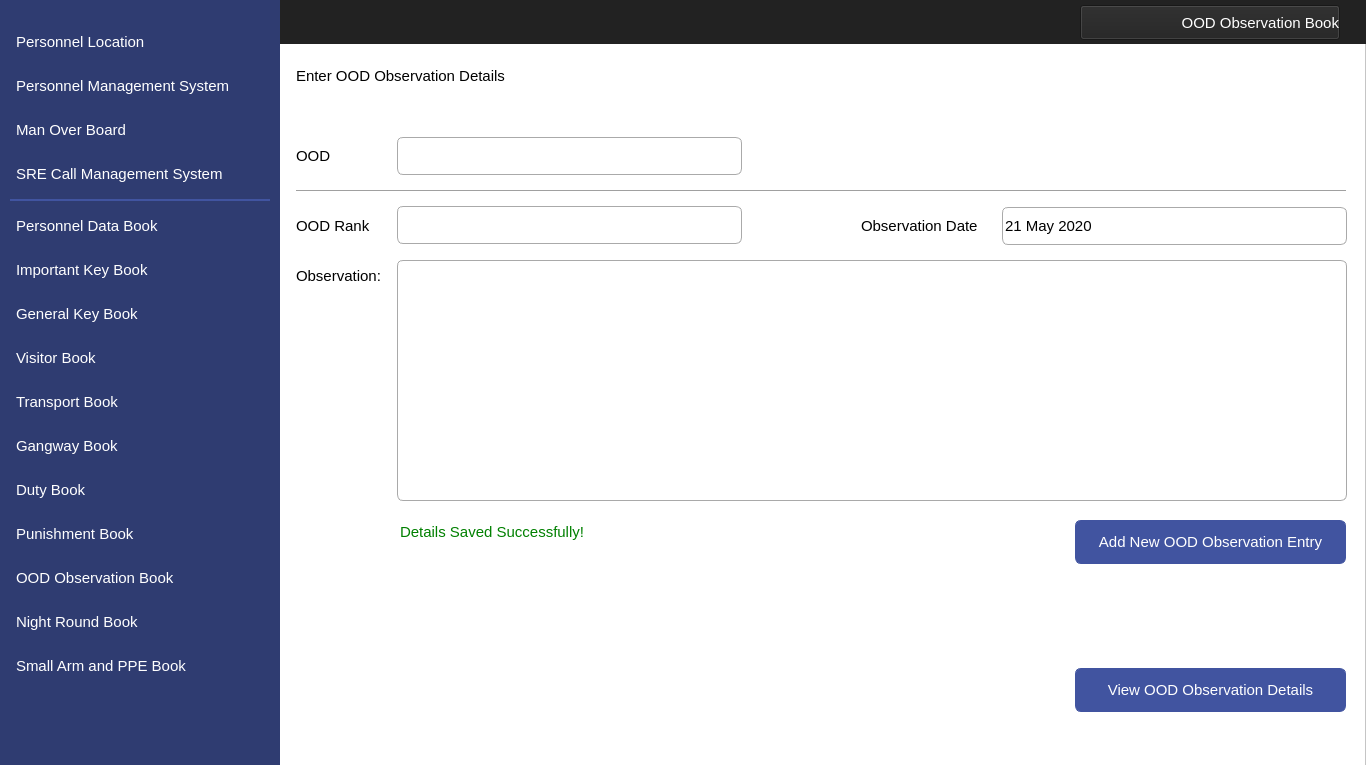
<?xml version="1.0" encoding="UTF-8"?>
<ui version="4.0">
 <class>MainWindow</class>
 <widget class="QMainWindow" name="MainWindow">
  <property name="geometry">
   <rect>
    <x>0</x>
    <y>0</y>
    <width>1366</width>
    <height>765</height>
   </rect>
  </property>
  <property name="windowTitle">
   <string>MainWindow</string>
  </property>
  <widget class="QWidget" name="centralwidget">
   <widget class="QFrame" name="frame">
    <property name="geometry">
     <rect>
      <x>0</x>
      <y>0</y>
      <width>1366</width>
      <height>768</height>
     </rect>
    </property>
    <property name="styleSheet">
     <string notr="true">background-color: #ffffff</string>
    </property>
    <property name="frameShape">
     <enum>QFrame::StyledPanel</enum>
    </property>
    <property name="frameShadow">
     <enum>QFrame::Raised</enum>
    </property>
    <widget class="QLabel" name="label">
     <property name="geometry">
      <rect>
       <x>0</x>
       <y>0</y>
       <width>280</width>
       <height>768</height>
      </rect>
     </property>
     <property name="styleSheet">
      <string notr="true">background-image: url(null);
background-color:#2F3C71;</string>
     </property>
     <property name="text">
      <string/>
     </property>
    </widget>
    <widget class="QLabel" name="label_2">
     <property name="geometry">
      <rect>
       <x>0</x>
       <y>0</y>
       <width>1366</width>
       <height>44</height>
      </rect>
     </property>
     <property name="styleSheet">
      <string notr="true">background-image: url(null);
background-color:#222222;</string>
     </property>
     <property name="text">
      <string/>
     </property>
    </widget>
    <widget class="QPushButton" name="navViewOODObservationDetails">
     <property name="geometry">
      <rect>
       <x>1075</x>
       <y>668</y>
       <width>271</width>
       <height>44</height>
      </rect>
     </property>
     <property name="font">
      <font>
       <family>Segoe UI</family>
       <pointsize>11</pointsize>
      </font>
     </property>
     <property name="cursor">
      <cursorShape>PointingHandCursor</cursorShape>
     </property>
     <property name="styleSheet">
      <string notr="true">QPushButton
{
    color: #ffffff;
    background-color:#4154A0;
    border-width: 1px;
    border-color: #4154A0;
    border-style: solid;
    border-radius: 6;
    padding: 3px;
    font-size: 11pt;
    padding-left: 5px;
    padding-right: 5px;
    min-width: 40px;
}

QPushButton:hover
{
    background-color:#384889
}
QPushButton:pressed
{
    background-color: #384889;
 	border-width: 3px;
    border-color: #5C70BC;
    border-style: solid;
    border-radius: 6;

}</string>
     </property>
     <property name="text">
      <string>View OOD Observation Details</string>
     </property>
     <property name="icon">
      <iconset resource="../IconResource.qrc">
       <normaloff>:/images/viewDetails.png</normaloff>:/images/viewDetails.png</iconset>
     </property>
     <property name="iconSize">
      <size>
       <width>25</width>
       <height>25</height>
      </size>
     </property>
    </widget>
    <widget class="QLabel" name="label_4">
     <property name="geometry">
      <rect>
       <x>10</x>
       <y>199</y>
       <width>260</width>
       <height>2</height>
      </rect>
     </property>
     <property name="styleSheet">
      <string notr="true">background-color:#4154A0;</string>
     </property>
     <property name="text">
      <string/>
     </property>
    </widget>
    <widget class="QPushButton" name="navViewMOB">
     <property name="geometry">
      <rect>
       <x>10</x>
       <y>108</y>
       <width>260</width>
       <height>44</height>
      </rect>
     </property>
     <property name="font">
      <font>
       <family>Segoe UI</family>
       <pointsize>11</pointsize>
      </font>
     </property>
     <property name="cursor">
      <cursorShape>PointingHandCursor</cursorShape>
     </property>
     <property name="styleSheet">
      <string notr="true">QPushButton 
{
    text-align: left;
    color: #ffffff;
    background-color:#2F3C71;
    border-width: 1px;
    border-color: #2F3C71;
    border-style: solid;
    border-radius: 6;
    padding: 3px;
    font-size: 11pt;
    padding-left: 5px;
    padding-right: 5px;
    min-width: 40px;
}

QPushButton:hover
{
    background-color:#4154A0;
}
QPushButton:pressed
{
    background-color: #384889;
 	border-width: 3px;
    border-color: #5C70BC;
    border-style: solid;
    border-radius: 6;

}</string>
     </property>
     <property name="text">
      <string>Man Over Board</string>
     </property>
     <property name="icon">
      <iconset resource="../IconResource.qrc">
       <normaloff>:/images/mob.png</normaloff>:/images/mob.png</iconset>
     </property>
     <property name="iconSize">
      <size>
       <width>32</width>
       <height>32</height>
      </size>
     </property>
     <property name="flat">
      <bool>false</bool>
     </property>
    </widget>
    <widget class="QPushButton" name="navViewLocation">
     <property name="geometry">
      <rect>
       <x>10</x>
       <y>20</y>
       <width>260</width>
       <height>44</height>
      </rect>
     </property>
     <property name="font">
      <font>
       <family>Segoe UI</family>
       <pointsize>11</pointsize>
      </font>
     </property>
     <property name="cursor">
      <cursorShape>PointingHandCursor</cursorShape>
     </property>
     <property name="styleSheet">
      <string notr="true">QPushButton 
{
    text-align: left;
    color: #ffffff;
    background-color:#2F3C71;
    border-width: 1px;
    border-color: #2F3C71;
    border-style: solid;
    border-radius: 6;
    padding: 3px;
    font-size: 11pt;
    padding-left: 5px;
    padding-right: 5px;
    min-width: 40px;
}

QPushButton:hover
{
    background-color:#4154A0;
}
QPushButton:pressed
{
    background-color: #384889;
 	border-width: 3px;
    border-color: #5C70BC;
    border-style: solid;
    border-radius: 6;

}</string>
     </property>
     <property name="text">
      <string>Personnel Location</string>
     </property>
     <property name="icon">
      <iconset resource="../IconResource.qrc">
       <normaloff>:/images/locate.png</normaloff>:/images/locate.png</iconset>
     </property>
     <property name="iconSize">
      <size>
       <width>25</width>
       <height>25</height>
      </size>
     </property>
     <property name="flat">
      <bool>false</bool>
     </property>
    </widget>
    <widget class="QPushButton" name="navViewManagement">
     <property name="geometry">
      <rect>
       <x>10</x>
       <y>64</y>
       <width>260</width>
       <height>44</height>
      </rect>
     </property>
     <property name="font">
      <font>
       <family>Segoe UI</family>
       <pointsize>11</pointsize>
      </font>
     </property>
     <property name="cursor">
      <cursorShape>PointingHandCursor</cursorShape>
     </property>
     <property name="styleSheet">
      <string notr="true">QPushButton 
{
    text-align: left;
    color: #ffffff;
    background-color:#2F3C71;
    border-width: 1px;
    border-color: #2F3C71;
    border-style: solid;
    border-radius: 6;
    padding: 3px;
    font-size: 11pt;
    padding-left: 5px;
    padding-right: 5px;
    min-width: 40px;
}

QPushButton:hover
{
    background-color:#4154A0;
}
QPushButton:pressed
{
    background-color: #384889;
 	border-width: 3px;
    border-color: #5C70BC;
    border-style: solid;
    border-radius: 6;

}</string>
     </property>
     <property name="text">
      <string>Personnel Management System</string>
     </property>
     <property name="icon">
      <iconset resource="../IconResource.qrc">
       <normaloff>:/images/personnel.png</normaloff>:/images/personnel.png</iconset>
     </property>
     <property name="iconSize">
      <size>
       <width>32</width>
       <height>32</height>
      </size>
     </property>
     <property name="flat">
      <bool>false</bool>
     </property>
    </widget>
    <widget class="QPushButton" name="navViewCMS">
     <property name="geometry">
      <rect>
       <x>10</x>
       <y>152</y>
       <width>260</width>
       <height>44</height>
      </rect>
     </property>
     <property name="font">
      <font>
       <family>Segoe UI</family>
       <pointsize>11</pointsize>
      </font>
     </property>
     <property name="cursor">
      <cursorShape>PointingHandCursor</cursorShape>
     </property>
     <property name="styleSheet">
      <string notr="true">QPushButton 
{
    text-align: left;
    color: #ffffff;
    background-color:#2F3C71;
    border-width: 1px;
    border-color: #2F3C71;
    border-style: solid;
    border-radius: 6;
    padding: 3px;
    font-size: 11pt;
    padding-left: 5px;
    padding-right: 5px;
    min-width: 40px;
}

QPushButton:hover
{
    background-color:#4154A0;
}
QPushButton:pressed
{
    background-color: #384889;
 	border-width: 3px;
    border-color: #5C70BC;
    border-style: solid;
    border-radius: 6;

}</string>
     </property>
     <property name="text">
      <string>SRE Call Management System</string>
     </property>
     <property name="icon">
      <iconset resource="../IconResource.qrc">
       <normaloff>:/images/sreCall.png</normaloff>:/images/sreCall.png</iconset>
     </property>
     <property name="iconSize">
      <size>
       <width>25</width>
       <height>25</height>
      </size>
     </property>
     <property name="flat">
      <bool>false</bool>
     </property>
    </widget>
    <widget class="QLabel" name="label_6">
     <property name="geometry">
      <rect>
       <x>296</x>
       <y>60</y>
       <width>221</width>
       <height>31</height>
      </rect>
     </property>
     <property name="font">
      <font>
       <family>Segoe UI</family>
       <pointsize>11</pointsize>
      </font>
     </property>
     <property name="layoutDirection">
      <enum>Qt::LeftToRight</enum>
     </property>
     <property name="styleSheet">
      <string notr="true">color: #000000;
background-color:#ffffff;
font-size: 11pt</string>
     </property>
     <property name="text">
      <string>Enter OOD Observation Details</string>
     </property>
     <property name="alignment">
      <set>Qt::AlignLeading|Qt::AlignLeft|Qt::AlignVCenter</set>
     </property>
    </widget>
    <widget class="QLabel" name="label_7">
     <property name="geometry">
      <rect>
       <x>296</x>
       <y>140</y>
       <width>101</width>
       <height>31</height>
      </rect>
     </property>
     <property name="font">
      <font>
       <family>Segoe UI</family>
       <pointsize>11</pointsize>
      </font>
     </property>
     <property name="layoutDirection">
      <enum>Qt::LeftToRight</enum>
     </property>
     <property name="styleSheet">
      <string notr="true">color: #000000;
background-color:#ffffff;
font-size: 11pt</string>
     </property>
     <property name="text">
      <string>OOD</string>
     </property>
     <property name="alignment">
      <set>Qt::AlignLeading|Qt::AlignLeft|Qt::AlignVCenter</set>
     </property>
    </widget>
    <widget class="QLabel" name="label_8">
     <property name="geometry">
      <rect>
       <x>296</x>
       <y>210</y>
       <width>101</width>
       <height>31</height>
      </rect>
     </property>
     <property name="font">
      <font>
       <family>Segoe UI</family>
       <pointsize>11</pointsize>
      </font>
     </property>
     <property name="layoutDirection">
      <enum>Qt::LeftToRight</enum>
     </property>
     <property name="styleSheet">
      <string notr="true">color: #000000;
background-color:#ffffff;
font-size: 11pt</string>
     </property>
     <property name="text">
      <string>OOD Rank</string>
     </property>
     <property name="alignment">
      <set>Qt::AlignLeading|Qt::AlignLeft|Qt::AlignVCenter</set>
     </property>
    </widget>
    <widget class="QLabel" name="label_9">
     <property name="geometry">
      <rect>
       <x>861</x>
       <y>210</y>
       <width>141</width>
       <height>31</height>
      </rect>
     </property>
     <property name="font">
      <font>
       <family>Segoe UI</family>
       <pointsize>11</pointsize>
      </font>
     </property>
     <property name="layoutDirection">
      <enum>Qt::LeftToRight</enum>
     </property>
     <property name="styleSheet">
      <string notr="true">color: #000000;
background-color:#ffffff;
font-size: 11pt</string>
     </property>
     <property name="text">
      <string>Observation Date</string>
     </property>
     <property name="alignment">
      <set>Qt::AlignLeading|Qt::AlignLeft|Qt::AlignVCenter</set>
     </property>
    </widget>
    <widget class="QLabel" name="label_13">
     <property name="geometry">
      <rect>
       <x>296</x>
       <y>190</y>
       <width>1050</width>
       <height>1</height>
      </rect>
     </property>
     <property name="styleSheet">
      <string notr="true">background-color:#A0A0A0;</string>
     </property>
     <property name="text">
      <string/>
     </property>
    </widget>
    <widget class="QLabel" name="label_12">
     <property name="geometry">
      <rect>
       <x>296</x>
       <y>260</y>
       <width>101</width>
       <height>31</height>
      </rect>
     </property>
     <property name="font">
      <font>
       <family>Segoe UI</family>
       <pointsize>11</pointsize>
      </font>
     </property>
     <property name="layoutDirection">
      <enum>Qt::LeftToRight</enum>
     </property>
     <property name="styleSheet">
      <string notr="true">color: #000000;
background-color:#ffffff;
font-size: 11pt</string>
     </property>
     <property name="text">
      <string>Observation:</string>
     </property>
     <property name="alignment">
      <set>Qt::AlignLeading|Qt::AlignLeft|Qt::AlignVCenter</set>
     </property>
    </widget>
    <widget class="QPlainTextEdit" name="txtObservation">
     <property name="enabled">
      <bool>true</bool>
     </property>
     <property name="geometry">
      <rect>
       <x>397</x>
       <y>260</y>
       <width>950</width>
       <height>241</height>
      </rect>
     </property>
     <property name="font">
      <font>
       <family>Segoe UI</family>
       <pointsize>11</pointsize>
      </font>
     </property>
     <property name="styleSheet">
      <string notr="true">QPlainTextEdit{
border: 1px;
border-radius:6;
padding: 3;
border-color: darkgray;
border-style: solid;
background-color: palette(base);
}

 QPlainTextEdit:hover{
	 border:1px solid #000;	
}
  QPlainTextEdit:focus{
    border-color:dodgerBlue;
  }</string>
     </property>
    </widget>
    <widget class="QComboBox" name="cboxSelectOOD">
     <property name="geometry">
      <rect>
       <x>397</x>
       <y>137</y>
       <width>345</width>
       <height>38</height>
      </rect>
     </property>
     <property name="font">
      <font>
       <family>Segoe UI</family>
       <pointsize>11</pointsize>
       <kerning>true</kerning>
      </font>
     </property>
     <property name="cursor">
      <cursorShape>PointingHandCursor</cursorShape>
     </property>
     <property name="styleSheet">
      <string notr="true">QComboBox{ border-width: 1px;
 border-color: #aaa;
 border-style: solid;
border-radius:6; 
}

QComboBox::drop-down:button{
background-color:transparent;
}
QComboBox::down-arrow {
 
    image: url(C:/Users/home/Desktop/IndoorPoistionInterfaces/InterfaceIcons/dropDown.png);
    width: 25px;
    height: 9px;
}
QComboBox:hover{
	 border:1px solid #000;	
 	transition:.3s;
}
  QComboBox:focus{
    border-color:dodgerBlue;
    box-shadow:0 0 8px 0 dodgerBlue;
  }
</string>
     </property>
     <property name="frame">
      <bool>true</bool>
     </property>
    </widget>
    <widget class="QDateEdit" name="dtObservationDate">
     <property name="geometry">
      <rect>
       <x>1002</x>
       <y>207</y>
       <width>345</width>
       <height>38</height>
      </rect>
     </property>
     <property name="font">
      <font>
       <family>Segoe UI</family>
       <pointsize>11</pointsize>
      </font>
     </property>
     <property name="styleSheet">
      <string notr="true">QDateEdit{ 
border-width: 1px;
border-color: #aaa;
border-style: solid;
border-radius:6; 
}
QDateEdit:hover{
border:1px solid #000;	
transition:.3s;
}
QDateEdit:focus{
border-color:dodgerBlue;
box-shadow:0 0 8px 0 dodgerBlue;
}
QDateEdit::drop-down:button{
background-color:transparent;
}
QDateEdit::down-arrow {
 
    image: url(C:/Users/home/Desktop/IndoorPoistionInterfaces/InterfaceIcons/dropDown.png);
    width: 25px;
    height: 9px;
}

QCalendarWidget QToolButton {
font-family: Segoe UI;
height: 30px;
width: 60px;
color:#000;
font-size: 9pt;
icon-size: 25px, 25px;
}
QCalendarWidget QMenu {
width: 130px;
left: 20px;
color: #000;
font-size: 9pt;
background-color: #fff;
selection-color:#fff;
selection-background-color:#0164E9;
}

</string>
     </property>
     <property name="frame">
      <bool>true</bool>
     </property>
     <property name="buttonSymbols">
      <enum>QAbstractSpinBox::NoButtons</enum>
     </property>
     <property name="calendarPopup">
      <bool>true</bool>
     </property>
     <property name="date">
      <date>
       <year>2020</year>
       <month>5</month>
       <day>21</day>
      </date>
     </property>
    </widget>
    <widget class="QPushButton" name="navAddOODObservation">
     <property name="geometry">
      <rect>
       <x>1075</x>
       <y>520</y>
       <width>271</width>
       <height>44</height>
      </rect>
     </property>
     <property name="font">
      <font>
       <family>Segoe UI</family>
       <pointsize>11</pointsize>
      </font>
     </property>
     <property name="cursor">
      <cursorShape>PointingHandCursor</cursorShape>
     </property>
     <property name="styleSheet">
      <string notr="true">QPushButton
{
    color: #ffffff;
    background-color:#4154A0;
    border-width: 1px;
    border-color: #4154A0;
    border-style: solid;
    border-radius: 6;
    padding: 3px;
    font-size: 11pt;
    padding-left: 5px;
    padding-right: 5px;
    min-width: 40px;
}

QPushButton:hover
{
    background-color:#384889
}
QPushButton:pressed
{
    background-color: #384889;
 	border-width: 3px;
    border-color: #5C70BC;
    border-style: solid;
    border-radius: 6;

}</string>
     </property>
     <property name="text">
      <string>Add New OOD Observation Entry</string>
     </property>
     <property name="icon">
      <iconset resource="../IconResource.qrc">
       <normaloff>:/images/add.png</normaloff>:/images/add.png</iconset>
     </property>
     <property name="iconSize">
      <size>
       <width>25</width>
       <height>25</height>
      </size>
     </property>
    </widget>
    <widget class="QPushButton" name="pushButton">
     <property name="enabled">
      <bool>true</bool>
     </property>
     <property name="geometry">
      <rect>
       <x>1080</x>
       <y>5</y>
       <width>260</width>
       <height>35</height>
      </rect>
     </property>
     <property name="font">
      <font>
       <family>Segoe UI</family>
       <pointsize>11</pointsize>
      </font>
     </property>
     <property name="styleSheet">
      <string notr="true"> text-align: right;
    color: #ffffff;
    background-color:#222222;</string>
     </property>
     <property name="text">
      <string>OOD Observation Book</string>
     </property>
     <property name="icon">
      <iconset resource="../IconResource.qrc">
       <normaloff>:/images/oodObserve.png</normaloff>:/images/oodObserve.png</iconset>
     </property>
     <property name="iconSize">
      <size>
       <width>32</width>
       <height>32</height>
      </size>
     </property>
    </widget>
    <widget class="QLabel" name="label_15">
     <property name="enabled">
      <bool>true</bool>
     </property>
     <property name="geometry">
      <rect>
       <x>400</x>
       <y>510</y>
       <width>361</width>
       <height>44</height>
      </rect>
     </property>
     <property name="font">
      <font>
       <family>Segoe UI</family>
       <pointsize>11</pointsize>
      </font>
     </property>
     <property name="layoutDirection">
      <enum>Qt::LeftToRight</enum>
     </property>
     <property name="styleSheet">
      <string notr="true">color: green;
background-color:#ffffff;
font-size: 11pt</string>
     </property>
     <property name="text">
      <string>Details Saved Successfully!</string>
     </property>
     <property name="alignment">
      <set>Qt::AlignLeading|Qt::AlignLeft|Qt::AlignVCenter</set>
     </property>
    </widget>
    <widget class="QPushButton" name="pushButton_2">
     <property name="enabled">
      <bool>true</bool>
     </property>
     <property name="geometry">
      <rect>
       <x>296</x>
       <y>627</y>
       <width>251</width>
       <height>181</height>
      </rect>
     </property>
     <property name="styleSheet">
      <string notr="true"> border:1px solid #fff;
    border-radius:4px;
    outline:none;</string>
     </property>
     <property name="text">
      <string/>
     </property>
     <property name="icon">
      <iconset resource="../IconResource.qrc">
       <normaloff>:/images/logoMTIP.png</normaloff>:/images/logoMTIP.png</iconset>
     </property>
     <property name="iconSize">
      <size>
       <width>200</width>
       <height>200</height>
      </size>
     </property>
    </widget>
    <widget class="QPushButton" name="navViewPPE">
     <property name="geometry">
      <rect>
       <x>10</x>
       <y>644</y>
       <width>260</width>
       <height>44</height>
      </rect>
     </property>
     <property name="font">
      <font>
       <family>Segoe UI</family>
       <pointsize>11</pointsize>
      </font>
     </property>
     <property name="cursor">
      <cursorShape>PointingHandCursor</cursorShape>
     </property>
     <property name="styleSheet">
      <string notr="true">QPushButton 
{
    text-align: left;
    color: #ffffff;
    background-color:#2F3C71;
    border-width: 1px;
    border-color: #2F3C71;
    border-style: solid;
    border-radius: 6;
    padding: 3px;
    font-size: 11pt;
    padding-left: 5px;
    padding-right: 5px;
    min-width: 40px;
}

QPushButton:hover
{
    background-color:#4154A0;
}
QPushButton:pressed
{
    background-color: #384889;
 	border-width: 3px;
    border-color: #5C70BC;
    border-style: solid;
    border-radius: 6;

}</string>
     </property>
     <property name="text">
      <string>Small Arm and PPE Book</string>
     </property>
     <property name="icon">
      <iconset resource="../IconResource.qrc">
       <normaloff>:/images/armPPE.png</normaloff>:/images/armPPE.png</iconset>
     </property>
     <property name="iconSize">
      <size>
       <width>25</width>
       <height>25</height>
      </size>
     </property>
     <property name="flat">
      <bool>false</bool>
     </property>
    </widget>
    <widget class="QPushButton" name="navViewDuty">
     <property name="geometry">
      <rect>
       <x>10</x>
       <y>468</y>
       <width>260</width>
       <height>44</height>
      </rect>
     </property>
     <property name="font">
      <font>
       <family>Segoe UI</family>
       <pointsize>11</pointsize>
      </font>
     </property>
     <property name="cursor">
      <cursorShape>PointingHandCursor</cursorShape>
     </property>
     <property name="styleSheet">
      <string notr="true">QPushButton 
{
    text-align: left;
    color: #ffffff;
    background-color:#2F3C71;
    border-width: 1px;
    border-color: #2F3C71;
    border-style: solid;
    border-radius: 6;
    padding: 3px;
    font-size: 11pt;
    padding-left: 5px;
    padding-right: 5px;
    min-width: 40px;
}

QPushButton:hover
{
    background-color:#4154A0;
}
QPushButton:pressed
{
    background-color: #384889;
 	border-width: 3px;
    border-color: #5C70BC;
    border-style: solid;
    border-radius: 6;

}</string>
     </property>
     <property name="text">
      <string>Duty Book</string>
     </property>
     <property name="icon">
      <iconset resource="../IconResource.qrc">
       <normaloff>:/images/duty.png</normaloff>:/images/duty.png</iconset>
     </property>
     <property name="iconSize">
      <size>
       <width>25</width>
       <height>25</height>
      </size>
     </property>
     <property name="flat">
      <bool>false</bool>
     </property>
    </widget>
    <widget class="QPushButton" name="navViewGangway">
     <property name="geometry">
      <rect>
       <x>10</x>
       <y>424</y>
       <width>260</width>
       <height>44</height>
      </rect>
     </property>
     <property name="font">
      <font>
       <family>Segoe UI</family>
       <pointsize>11</pointsize>
      </font>
     </property>
     <property name="cursor">
      <cursorShape>PointingHandCursor</cursorShape>
     </property>
     <property name="styleSheet">
      <string notr="true">QPushButton 
{
    text-align: left;
    color: #ffffff;
    background-color:#2F3C71;
    border-width: 1px;
    border-color: #2F3C71;
    border-style: solid;
    border-radius: 6;
    padding: 3px;
    font-size: 11pt;
    padding-left: 5px;
    padding-right: 5px;
    min-width: 40px;
}

QPushButton:hover
{
    background-color:#4154A0;
}
QPushButton:pressed
{
    background-color: #384889;
 	border-width: 3px;
    border-color: #5C70BC;
    border-style: solid;
    border-radius: 6;

}</string>
     </property>
     <property name="text">
      <string>Gangway Book</string>
     </property>
     <property name="icon">
      <iconset resource="../IconResource.qrc">
       <normaloff>:/images/gangway.png</normaloff>:/images/gangway.png</iconset>
     </property>
     <property name="iconSize">
      <size>
       <width>25</width>
       <height>25</height>
      </size>
     </property>
     <property name="flat">
      <bool>false</bool>
     </property>
    </widget>
    <widget class="QPushButton" name="navViewPunishment">
     <property name="geometry">
      <rect>
       <x>10</x>
       <y>512</y>
       <width>260</width>
       <height>44</height>
      </rect>
     </property>
     <property name="font">
      <font>
       <family>Segoe UI</family>
       <pointsize>11</pointsize>
      </font>
     </property>
     <property name="cursor">
      <cursorShape>PointingHandCursor</cursorShape>
     </property>
     <property name="styleSheet">
      <string notr="true">QPushButton 
{
    text-align: left;
    color: #ffffff;
    background-color:#2F3C71;
    border-width: 1px;
    border-color: #2F3C71;
    border-style: solid;
    border-radius: 6;
    padding: 3px;
    font-size: 11pt;
    padding-left: 5px;
    padding-right: 5px;
    min-width: 40px;
}

QPushButton:hover
{
    background-color:#4154A0;
}
QPushButton:pressed
{
    background-color: #384889;
 	border-width: 3px;
    border-color: #5C70BC;
    border-style: solid;
    border-radius: 6;

}</string>
     </property>
     <property name="text">
      <string>Punishment Book</string>
     </property>
     <property name="icon">
      <iconset resource="../IconResource.qrc">
       <normaloff>:/images/punishment.png</normaloff>:/images/punishment.png</iconset>
     </property>
     <property name="iconSize">
      <size>
       <width>25</width>
       <height>25</height>
      </size>
     </property>
     <property name="flat">
      <bool>false</bool>
     </property>
    </widget>
    <widget class="QPushButton" name="navViewGenKey">
     <property name="geometry">
      <rect>
       <x>10</x>
       <y>292</y>
       <width>260</width>
       <height>44</height>
      </rect>
     </property>
     <property name="font">
      <font>
       <family>Segoe UI</family>
       <pointsize>11</pointsize>
      </font>
     </property>
     <property name="cursor">
      <cursorShape>PointingHandCursor</cursorShape>
     </property>
     <property name="styleSheet">
      <string notr="true">QPushButton 
{
    text-align: left;
    color: #ffffff;
    background-color:#2F3C71;
    border-width: 1px;
    border-color: #2F3C71;
    border-style: solid;
    border-radius: 6;
    padding: 3px;
    font-size: 11pt;
    padding-left: 5px;
    padding-right: 5px;
    min-width: 40px;
}

QPushButton:hover
{
    background-color:#4154A0;
}

QPushButton:pressed
{
    background-color: #384889;
 	border-width: 3px;
    border-color: #5C70BC;
    border-style: solid;
    border-radius: 6;

}</string>
     </property>
     <property name="text">
      <string>General Key Book</string>
     </property>
     <property name="icon">
      <iconset resource="../IconResource.qrc">
       <normaloff>:/images/genKey.png</normaloff>:/images/genKey.png</iconset>
     </property>
     <property name="iconSize">
      <size>
       <width>25</width>
       <height>25</height>
      </size>
     </property>
     <property name="flat">
      <bool>false</bool>
     </property>
    </widget>
    <widget class="QPushButton" name="navViewImpKey">
     <property name="geometry">
      <rect>
       <x>10</x>
       <y>248</y>
       <width>260</width>
       <height>44</height>
      </rect>
     </property>
     <property name="font">
      <font>
       <family>Segoe UI</family>
       <pointsize>11</pointsize>
      </font>
     </property>
     <property name="cursor">
      <cursorShape>PointingHandCursor</cursorShape>
     </property>
     <property name="styleSheet">
      <string notr="true">QPushButton 
{
    text-align: left;
    color: #ffffff;
    background-color:#2F3C71;
    border-width: 1px;
    border-color: #2F3C71;
    border-style: solid;
    border-radius: 6;
    padding: 3px;
    font-size: 11pt;
    padding-left: 5px;
    padding-right: 5px;
    min-width: 40px;
}

QPushButton:hover
{
    background-color:#4154A0;
}
QPushButton:pressed
{
    background-color: #384889;
 	border-width: 3px;
    border-color: #5C70BC;
    border-style: solid;
    border-radius: 6;

}</string>
     </property>
     <property name="text">
      <string>Important Key Book</string>
     </property>
     <property name="icon">
      <iconset resource="../IconResource.qrc">
       <normaloff>:/images/impKey.png</normaloff>:/images/impKey.png</iconset>
     </property>
     <property name="iconSize">
      <size>
       <width>25</width>
       <height>25</height>
      </size>
     </property>
     <property name="flat">
      <bool>false</bool>
     </property>
    </widget>
    <widget class="QPushButton" name="navViewVisitor">
     <property name="geometry">
      <rect>
       <x>10</x>
       <y>336</y>
       <width>260</width>
       <height>44</height>
      </rect>
     </property>
     <property name="font">
      <font>
       <family>Segoe UI</family>
       <pointsize>11</pointsize>
      </font>
     </property>
     <property name="cursor">
      <cursorShape>PointingHandCursor</cursorShape>
     </property>
     <property name="styleSheet">
      <string notr="true">QPushButton 
{
    text-align: left;
    color: #ffffff;
    background-color:#2F3C71;
    border-width: 1px;
    border-color: #2F3C71;
    border-style: solid;
    border-radius: 6;
    padding: 3px;
    font-size: 11pt;
    padding-left: 5px;
    padding-right: 5px;
    min-width: 40px;
}

QPushButton:hover
{
    background-color:#4154A0;
}

QPushButton:pressed
{
    background-color: #384889;
 	border-width: 3px;
    border-color: #5C70BC;
    border-style: solid;
    border-radius: 6;
}</string>
     </property>
     <property name="text">
      <string>Visitor Book</string>
     </property>
     <property name="icon">
      <iconset resource="../IconResource.qrc">
       <normaloff>:/images/visitor.png</normaloff>:/images/visitor.png</iconset>
     </property>
     <property name="iconSize">
      <size>
       <width>25</width>
       <height>25</height>
      </size>
     </property>
     <property name="flat">
      <bool>false</bool>
     </property>
    </widget>
    <widget class="QPushButton" name="navViewTransport">
     <property name="geometry">
      <rect>
       <x>10</x>
       <y>380</y>
       <width>260</width>
       <height>44</height>
      </rect>
     </property>
     <property name="font">
      <font>
       <family>Segoe UI</family>
       <pointsize>11</pointsize>
      </font>
     </property>
     <property name="cursor">
      <cursorShape>PointingHandCursor</cursorShape>
     </property>
     <property name="styleSheet">
      <string notr="true">QPushButton 
{
    text-align: left;
    color: #ffffff;
    background-color:#2F3C71;
    border-width: 1px;
    border-color: #2F3C71;
    border-style: solid;
    border-radius: 6;
    padding: 3px;
    font-size: 11pt;
    padding-left: 5px;
    padding-right: 5px;
    min-width: 40px;
}

QPushButton:hover
{
    background-color:#4154A0;
}

QPushButton:pressed
{
    background-color: #384889;
 	border-width: 3px;
    border-color: #5C70BC;
    border-style: solid;
    border-radius: 6;

}</string>
     </property>
     <property name="text">
      <string>Transport Book</string>
     </property>
     <property name="icon">
      <iconset resource="../IconResource.qrc">
       <normaloff>:/images/transport.png</normaloff>:/images/transport.png</iconset>
     </property>
     <property name="iconSize">
      <size>
       <width>25</width>
       <height>25</height>
      </size>
     </property>
     <property name="flat">
      <bool>false</bool>
     </property>
    </widget>
    <widget class="QPushButton" name="navViewOOD">
     <property name="geometry">
      <rect>
       <x>10</x>
       <y>556</y>
       <width>260</width>
       <height>44</height>
      </rect>
     </property>
     <property name="font">
      <font>
       <family>Segoe UI</family>
       <pointsize>11</pointsize>
      </font>
     </property>
     <property name="cursor">
      <cursorShape>PointingHandCursor</cursorShape>
     </property>
     <property name="styleSheet">
      <string notr="true">QPushButton 
{
    text-align: left;
    color: #ffffff;
    background-color:#2F3C71;
    border-width: 1px;
    border-color: #2F3C71;
    border-style: solid;
    border-radius: 6;
    padding: 3px;
    font-size: 11pt;
    padding-left: 5px;
    padding-right: 5px;
    min-width: 40px;
}

QPushButton:hover
{
    background-color:#4154A0;
}
QPushButton:active
{
    background-color:#4154A0;
}
QPushButton:pressed
{
    background-color: #384889;
 	border-width: 3px;
    border-color: #5C70BC;
    border-style: solid;
    border-radius: 6;

}</string>
     </property>
     <property name="text">
      <string>OOD Observation Book</string>
     </property>
     <property name="icon">
      <iconset resource="../IconResource.qrc">
       <normaloff>:/images/oodObserve.png</normaloff>:/images/oodObserve.png</iconset>
     </property>
     <property name="iconSize">
      <size>
       <width>25</width>
       <height>25</height>
      </size>
     </property>
     <property name="flat">
      <bool>false</bool>
     </property>
    </widget>
    <widget class="QPushButton" name="navViewNight">
     <property name="geometry">
      <rect>
       <x>10</x>
       <y>600</y>
       <width>260</width>
       <height>44</height>
      </rect>
     </property>
     <property name="font">
      <font>
       <family>Segoe UI</family>
       <pointsize>11</pointsize>
      </font>
     </property>
     <property name="cursor">
      <cursorShape>PointingHandCursor</cursorShape>
     </property>
     <property name="styleSheet">
      <string notr="true">QPushButton 
{
    text-align: left;
    color: #ffffff;
    background-color:#2F3C71;
    border-width: 1px;
    border-color: #2F3C71;
    border-style: solid;
    border-radius: 6;
    padding: 3px;
    font-size: 11pt;
    padding-left: 5px;
    padding-right: 5px;
    min-width: 40px;
}

QPushButton:hover
{
    background-color:#4154A0;
}
QPushButton:pressed
{
    background-color: #384889;
 	border-width: 3px;
    border-color: #5C70BC;
    border-style: solid;
    border-radius: 6;

}</string>
     </property>
     <property name="text">
      <string>Night Round Book</string>
     </property>
     <property name="icon">
      <iconset resource="../IconResource.qrc">
       <normaloff>:/images/night.png</normaloff>:/images/night.png</iconset>
     </property>
     <property name="iconSize">
      <size>
       <width>25</width>
       <height>25</height>
      </size>
     </property>
     <property name="flat">
      <bool>false</bool>
     </property>
    </widget>
    <widget class="QPushButton" name="navViewPersonnel">
     <property name="geometry">
      <rect>
       <x>10</x>
       <y>204</y>
       <width>260</width>
       <height>44</height>
      </rect>
     </property>
     <property name="font">
      <font>
       <family>Segoe UI</family>
       <pointsize>11</pointsize>
      </font>
     </property>
     <property name="cursor">
      <cursorShape>PointingHandCursor</cursorShape>
     </property>
     <property name="styleSheet">
      <string notr="true">QPushButton 
{
    text-align: left;
    color: #ffffff;
    background-color:#2F3C71;
    border-width: 1px;
    border-color: #2F3C71;
    border-style: solid;
    border-radius: 6;
    padding: 3px;
    font-size: 11pt;
    padding-left: 5px;
    padding-right: 5px;
    min-width: 40px;
}

QPushButton:hover
{
    background-color:#4154A0;
}

QPushButton:pressed
{
    background-color: #384889;
 	border-width: 3px;
    border-color: #5C70BC;
    border-style: solid;
    border-radius: 6;

}</string>
     </property>
     <property name="text">
      <string>Personnel Data Book</string>
     </property>
     <property name="icon">
      <iconset resource="../IconResource.qrc">
       <normaloff>:/images/personnelData.png</normaloff>:/images/personnelData.png</iconset>
     </property>
     <property name="iconSize">
      <size>
       <width>25</width>
       <height>25</height>
      </size>
     </property>
     <property name="flat">
      <bool>false</bool>
     </property>
    </widget>
    <widget class="QComboBox" name="cboxRank">
     <property name="geometry">
      <rect>
       <x>397</x>
       <y>206</y>
       <width>345</width>
       <height>38</height>
      </rect>
     </property>
     <property name="font">
      <font>
       <family>Segoe UI</family>
       <pointsize>11</pointsize>
       <kerning>true</kerning>
      </font>
     </property>
     <property name="cursor">
      <cursorShape>PointingHandCursor</cursorShape>
     </property>
     <property name="styleSheet">
      <string notr="true">QComboBox{ border-width: 1px;
 border-color: #aaa;
 border-style: solid;
border-radius:6; 
}

QComboBox::drop-down:button{
background-color:transparent;
}
QComboBox::down-arrow {
 
    image: url(C:/Users/home/Desktop/IndoorPoistionInterfaces/InterfaceIcons/dropDown.png);
    width: 25px;
    height: 9px;
}
QComboBox:hover{
	 border:1px solid #000;	
 	transition:.3s;
}
  QComboBox:focus{
    border-color:dodgerBlue;
    box-shadow:0 0 8px 0 dodgerBlue;
  }
</string>
     </property>
     <property name="frame">
      <bool>true</bool>
     </property>
    </widget>
    <zorder>label_2</zorder>
    <zorder>label</zorder>
    <zorder>navViewOODObservationDetails</zorder>
    <zorder>label_4</zorder>
    <zorder>navViewMOB</zorder>
    <zorder>navViewLocation</zorder>
    <zorder>navViewManagement</zorder>
    <zorder>navViewCMS</zorder>
    <zorder>label_6</zorder>
    <zorder>label_7</zorder>
    <zorder>label_8</zorder>
    <zorder>label_9</zorder>
    <zorder>label_13</zorder>
    <zorder>label_12</zorder>
    <zorder>txtObservation</zorder>
    <zorder>cboxSelectOOD</zorder>
    <zorder>dtObservationDate</zorder>
    <zorder>navAddOODObservation</zorder>
    <zorder>pushButton</zorder>
    <zorder>label_15</zorder>
    <zorder>pushButton_2</zorder>
    <zorder>navViewPPE</zorder>
    <zorder>navViewDuty</zorder>
    <zorder>navViewGangway</zorder>
    <zorder>navViewPunishment</zorder>
    <zorder>navViewGenKey</zorder>
    <zorder>navViewImpKey</zorder>
    <zorder>navViewVisitor</zorder>
    <zorder>navViewTransport</zorder>
    <zorder>navViewOOD</zorder>
    <zorder>navViewNight</zorder>
    <zorder>navViewPersonnel</zorder>
    <zorder>cboxRank</zorder>
   </widget>
  </widget>
 </widget>
 <resources>
  <include location="../IconResource.qrc"/>
 </resources>
 <connections/>
</ui>
